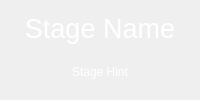
<?xml version="1.0" encoding="UTF-8"?>
<ui version="4.0">
 <class>MainWindow</class>
 <widget class="QMainWindow" name="MainWindow">
  <property name="geometry">
   <rect>
    <x>0</x>
    <y>0</y>
    <width>200</width>
    <height>100</height>
   </rect>
  </property>
  <property name="windowTitle">
   <string>Red Green Refactor</string>
  </property>
  <widget class="QWidget" name="centralwidget">
   <layout class="QVBoxLayout" name="verticalLayout">
    <item>
     <widget class="QLabel" name="stage_name">
      <property name="font">
       <font>
        <pointsize>20</pointsize>
       </font>
      </property>
      <property name="styleSheet">
       <string notr="true">color: white</string>
      </property>
      <property name="text">
       <string>Stage Name</string>
      </property>
      <property name="alignment">
       <set>Qt::AlignCenter</set>
      </property>
     </widget>
    </item>
    <item>
     <widget class="QLabel" name="stage_hint">
      <property name="styleSheet">
       <string notr="true">color: white</string>
      </property>
      <property name="text">
       <string>Stage Hint</string>
      </property>
      <property name="alignment">
       <set>Qt::AlignCenter</set>
      </property>
      <property name="wordWrap">
       <bool>true</bool>
      </property>
     </widget>
    </item>
   </layout>
  </widget>
 </widget>
 <resources/>
 <connections/>
</ui>
